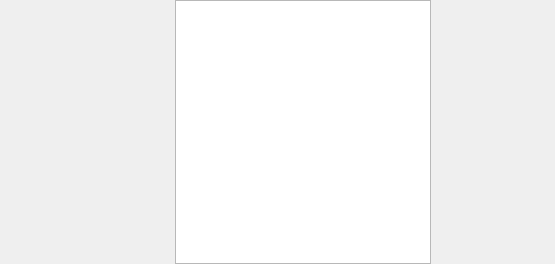
<?xml version="1.0" encoding="UTF-8"?>
<ui version="4.0">
 <class>TextCell</class>
 <widget class="QWidget" name="TextCell">
  <property name="geometry">
   <rect>
    <x>0</x>
    <y>0</y>
    <width>555</width>
    <height>264</height>
   </rect>
  </property>
  <property name="minimumSize">
   <size>
    <width>400</width>
    <height>0</height>
   </size>
  </property>
  <property name="windowTitle">
   <string>Form</string>
  </property>
  <property name="locale">
   <locale language="English" country="UnitedStates"/>
  </property>
  <layout class="QGridLayout" name="gridLayout">
   <property name="sizeConstraint">
    <enum>QLayout::SetDefaultConstraint</enum>
   </property>
   <property name="leftMargin">
    <number>0</number>
   </property>
   <property name="topMargin">
    <number>0</number>
   </property>
   <property name="rightMargin">
    <number>0</number>
   </property>
   <property name="bottomMargin">
    <number>0</number>
   </property>
   <property name="spacing">
    <number>0</number>
   </property>
   <item row="0" column="2">
    <spacer name="horizontalSpacer">
     <property name="orientation">
      <enum>Qt::Horizontal</enum>
     </property>
     <property name="sizeHint" stdset="0">
      <size>
       <width>40</width>
       <height>0</height>
      </size>
     </property>
    </spacer>
   </item>
   <item row="1" column="0">
    <spacer name="horizontalSpacer_2">
     <property name="orientation">
      <enum>Qt::Horizontal</enum>
     </property>
     <property name="sizeHint" stdset="0">
      <size>
       <width>40</width>
       <height>20</height>
      </size>
     </property>
    </spacer>
   </item>
   <item row="1" column="2">
    <widget class="QTextEdit" name="textEdit">
     <property name="sizePolicy">
      <sizepolicy hsizetype="Expanding" vsizetype="Expanding">
       <horstretch>0</horstretch>
       <verstretch>0</verstretch>
      </sizepolicy>
     </property>
     <property name="verticalScrollBarPolicy">
      <enum>Qt::ScrollBarAlwaysOff</enum>
     </property>
     <property name="horizontalScrollBarPolicy">
      <enum>Qt::ScrollBarAlwaysOff</enum>
     </property>
     <property name="readOnly">
      <bool>true</bool>
     </property>
    </widget>
   </item>
   <item row="1" column="1">
    <widget class="OrientationButton" name="sideButtonTitle" native="true">
     <property name="sizePolicy">
      <sizepolicy hsizetype="Expanding" vsizetype="Expanding">
       <horstretch>0</horstretch>
       <verstretch>0</verstretch>
      </sizepolicy>
     </property>
     <property name="minimumSize">
      <size>
       <width>30</width>
       <height>0</height>
      </size>
     </property>
     <property name="maximumSize">
      <size>
       <width>50</width>
       <height>16777215</height>
      </size>
     </property>
    </widget>
   </item>
   <item row="1" column="3">
    <spacer name="horizontalSpacer_3">
     <property name="orientation">
      <enum>Qt::Horizontal</enum>
     </property>
     <property name="sizeHint" stdset="0">
      <size>
       <width>40</width>
       <height>20</height>
      </size>
     </property>
    </spacer>
   </item>
  </layout>
 </widget>
 <customwidgets>
  <customwidget>
   <class>OrientationButton</class>
   <extends>QWidget</extends>
   <header location="global">orientationbutton.h</header>
   <container>1</container>
  </customwidget>
 </customwidgets>
 <resources/>
 <connections/>
</ui>
